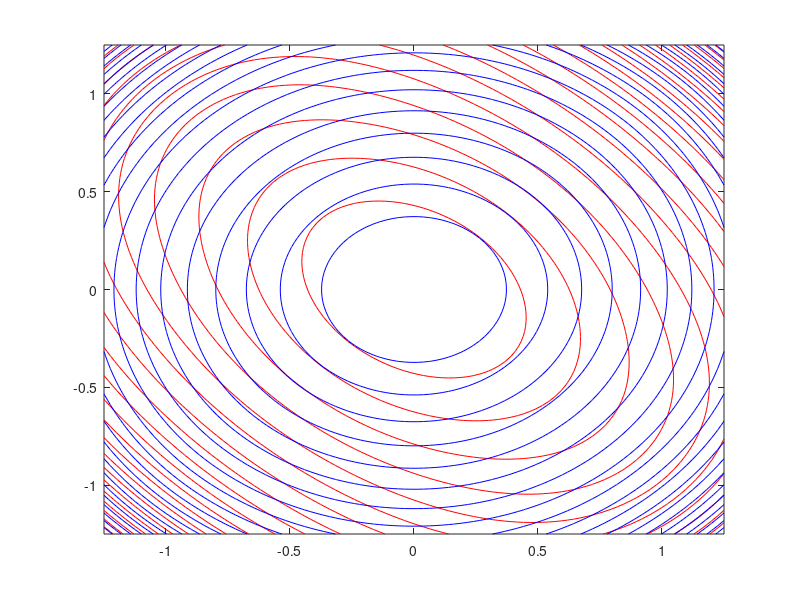

Reproduce this figure in MATLAB.
function strfn()

xmin = -1.25;
ymin = -1.25;
xmax = 1.25;
ymax = 1.25;
n    = 100;

xi = 0.1;
xi1 = 3*xi;
xi2 = -3.5*xi;
xi3 = xi;

xi4 =  6*xi;
xi5 = -4*xi;

dx = (xmax-xmin)/n;
dy = (ymax-ymin)/n;

[xa,ya] = meshgrid(xmin:(xmax-xmin)/(n-1):xmax,ymin:(ymax-ymin)/(n-1):ymax);

R = xa.^2+ya.^2;

psi = pi*R/4 + xi1*R + xi2*R.^2 + xi3*R.^3 + xi4*xa.*ya;

contour(xa,ya,psi,20,'r');
hold on;


psi = pi*R/4 + xi1*R + xi2*R.^2 + xi3*R.^3;

contour(xa,ya,psi,20,'b');
hold off;


